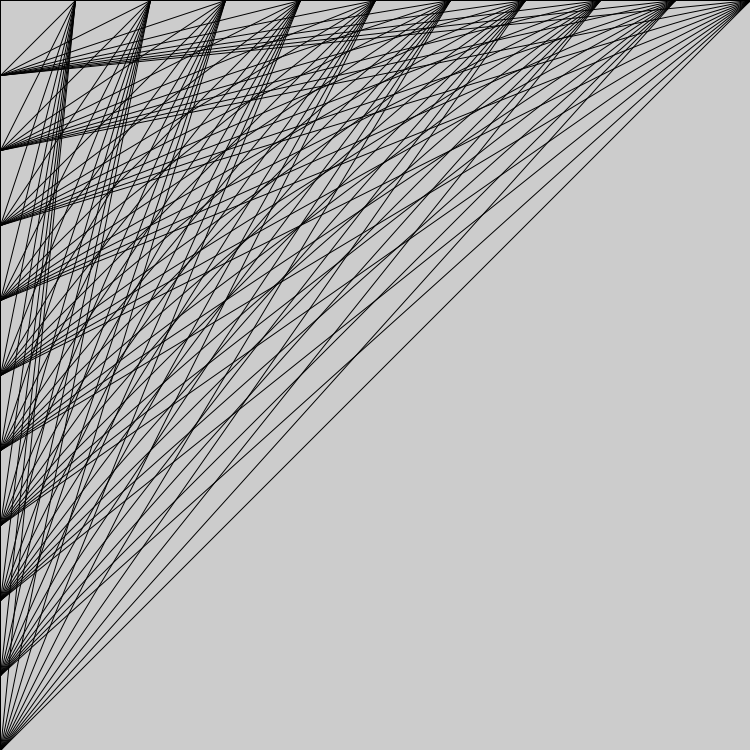
Frame 1 (no input)
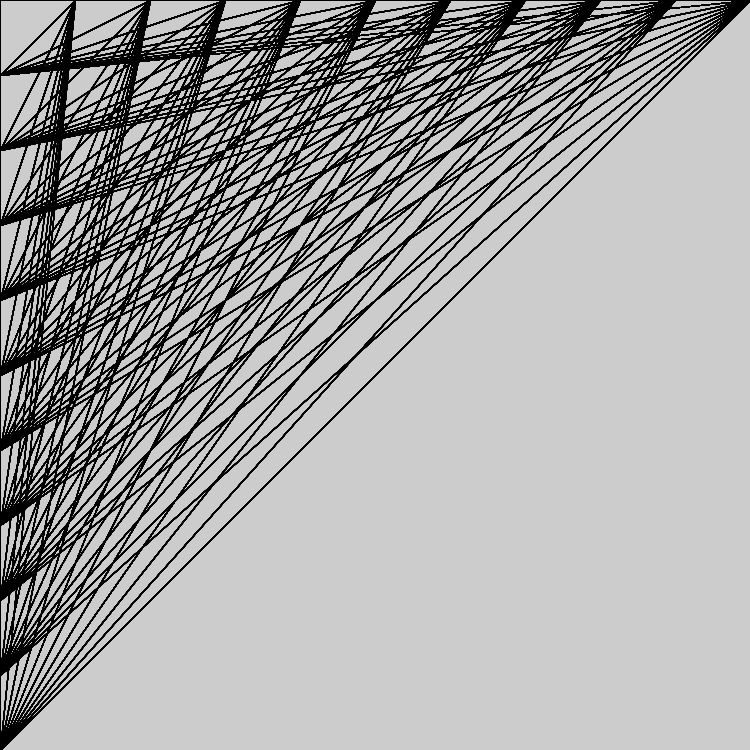
Frame 60 (the mouse pressed at the canvas centre just before this capture)
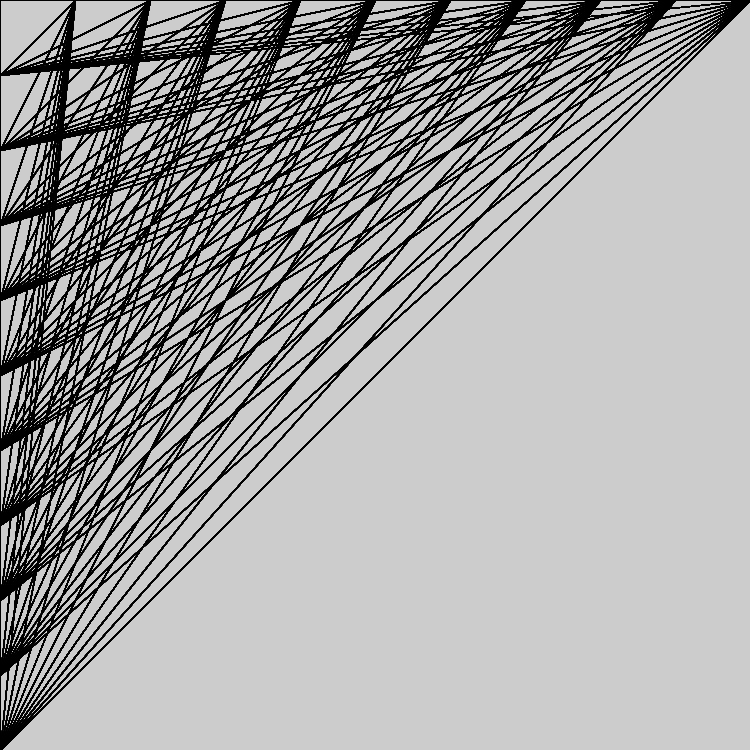
Frame 120 (the mouse held since frame 60 and released just before this capture)

The Processing sketch that drew these frames (run headless with seeded random() and noise(); from frame 60 on, the mouse is pressed at the canvas centre):

// Processing sketch: Xintang_He_Connect_point
// ── Xintang_He_Connect_point.pde
//author: Xintang He

void setup()
{
  size(750,750);
  stroke(0);
  strokeWeight(1);
}

void draw()
{
  for(int i=0;i<=750;i+=75)
  {
  for(int j=0;j<=750;j+=75)
  {
    line(i,0,0,j);
  }
  }
}
